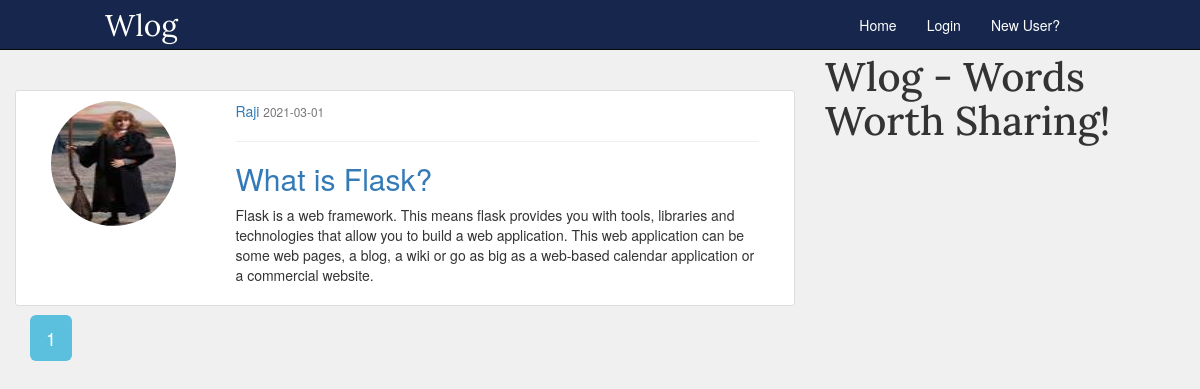
The page /home on the database its author committed.
### blog/models.py (models this page shows, shortened)
class Post(db.Model):
    id=db.Column(db.Integer,primary_key=True)
    title=db.Column(db.String(100),nullable=False)
    date_posted=db.Column(db.DateTime,nullable=False,default=datetime.utcnow)
    content=db.Column(db.Text,nullable=False)
    user_id=db.Column(db.Integer,db.ForeignKey('user.id'),nullable=False)

class User(db.Model,UserMixin):
    id=db.Column(db.Integer,primary_key=True)
    username=db.Column(db.String(20),unique=True,nullable=False)
    email=db.Column(db.String(120),unique=True,nullable=False)
    image_file=db.Column(db.String(20),nullable=False,default='default.jpg')
    password=db.Column(db.String(60),nullable=False)
    posts=db.relationship('Post',backref='author',lazy=True)

### blog/main/routes.py (the view)
@main.route("/")
@main.route("/home")
def home():
    page= request.args.get('page', 1, type=int)
    posts=Post.query.order_by(Post.date_posted.desc()).paginate(page=page, per_page=5)
    return render_template('home.html',posts=posts)

### blog/templates/home.html
{% extends "layout.html" %}
{% block content %}
	{% for post in posts.items %}
		<div class="content-section row rowstyle">
		<div class="col-sm-3">
		<img class="img-circle account-img" src="{{url_for('static',filename='profile_pics/'+post.author.image_file)}}">
		</div>
		<div class="col-sm-9">
            <div class="article-metadata">
              <a class="mr-2" href="{{ url_for('users.user_posts', username=post.author.username) }}">{{ post.author.username }}</a>
              <small class="text-muted">{{ post.date_posted.strftime('%Y-%m-%d') }}</small>
            </div>
			<hr>
            <h2><a class="article-title" href="{{url_for('posts.post',post_id=post.id) }}">{{ post.title }}</a></h2>
            <p class="article-content">{{ post.content }}</p>
          </div>
		 </div>
	  {% endfor %}
	  {% for page_num in posts.iter_pages(left_edge=1, right_edge=1, left_current=1, right_current=2) %}
      {% if page_num %}
        {% if posts.page == page_num %}
          <a class="btn-lg btn-info" href="{{ url_for('main.home', page=page_num) }}">{{ page_num }}</a>
        {% else %}
          <a class="btn-lg btn-outline-info" href="{{ url_for('main.home', page=page_num) }}">{{ page_num }}</a>
        {% endif %}
      {% else %}
        ...
      {% endif %}
    {% endfor %}
{% endblock content %}

### blog/static/layout-style.css (style rules this page uses)
body { background-color:rgb(240,240,240) }
.account-img { height: 125px; width: 125px; margin-bottom: 16px; }
.content-section { background:rgb(256,256,256); padding: 10px 20px; border: 1px solid #dddddd; border-radius: 3px; margin-bottom: 20px; margin-top:50px; }

### rows shown on the page
Post: image_file (picture), author.username "Raji", date_posted "2021-03-01", title "What is Flask?", content "Flask is a web framework. This means flask provides you with tools, libraries and technologies that allow you to build a web application. This web application can be some web pages, a blog, a wiki or go as big as a web-based calendar application or a commercial website."

### other values the page prints
{{ page_num }} "1"
